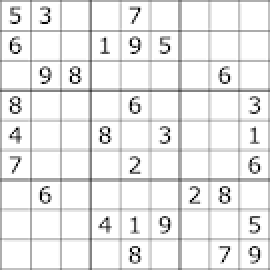
#> input picture images/suduko.png, 135 x 135 px (shown 2 times larger)
$ jupyter execute CornerDetection.ipynb   (shell and % lines are left out)
#> lines starting #> are read from the running program, lines starting #| are printed output that depends on the picture; after the words box and inside, x2 and y2 are one past the last pixel; in counts of white or black regions, pixels touching at a corner belong together
[cell 1]
import cv2
import numpy as np
import matplotlib.pyplot as plt

[cell 2]
suduko_img=cv2.imread("images/suduko.png")
#> suduko_img is the input picture: shape (135, 135, 3); min 0, max 255, mean 234.3
suduko_img=cv2.cvtColor(suduko_img,cv2.COLOR_BGR2RGB)

[cell 3]
suduko_gray_img=cv2.cvtColor(suduko_img,cv2.COLOR_BGR2GRAY)
plt.imshow(suduko_gray_img,cmap='gray')

[cell 4]
gray=np.float32(suduko_gray_img)

[cell 5]
###applying a herris corner detection algorithm
dst=cv2.cornerHarris(src=gray,blockSize=2,ksize=3,k=0.04)
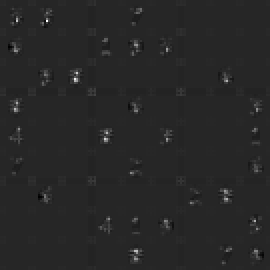
#> dst: shape (135, 135) float32 (shown 2 times larger); min -42895168, max 238194592, mean 1124340.2; drawn with min black and max white

[cell 6]
dst=cv2.dilate(dst,None)
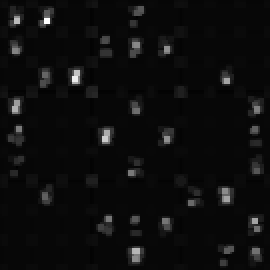
#> dst: shape (135, 135) float32 (shown 2 times larger); min -6948724, max 238194592, mean 6041571; drawn with min black and max white

[cell 7]
suduko_img[dst>0.01*dst.max()]=[255,0,0]
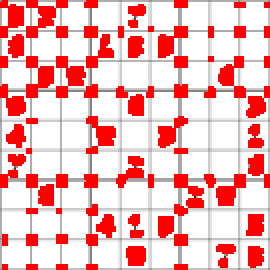
#> suduko_img: shape (135, 135, 3) (shown 2 times larger); mean R, G, B 244.5, 186.2, 186.2

[cell 8]
plt.imshow(suduko_img)

[cell 9]
###applying a Shi-Tomasi Algorithm

[cell 10]
suduko_img=cv2.imread("images/suduko.png")
suduko_img=cv2.cvtColor(suduko_img,cv2.COLOR_BGR2RGB)

[cell 11]
suduko_gray_img=cv2.cvtColor(suduko_img,cv2.COLOR_BGR2GRAY)
plt.imshow(suduko_gray_img,cmap='gray')

[cell 12]
corner=cv2.goodFeaturesToTrack(suduko_gray_img,81,0.01,10)
#> corner = 81 rows, first 8: [37, 39], [7, 54], [52, 69], [7, 24], [8, 9], [23, 9], [82, 24], [67, 125]

[cell 13]
corner=np.int0(corner)

[cell 14]
for i in corner:
    x,y=i.ravel()
    cv2.circle(suduko_img,(x,y),3,(255,0,0),-1)
#> this loop made 81 passes
#> (x, y) on passes 1 to 12: (37, 39), (7, 54), (52, 69), (7, 24), (8, 9), (23, 9), (82, 24), (67, 125), (112, 95), (82, 69), (127, 125), (69, 4)
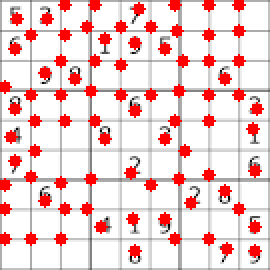
#> suduko_img: shape (135, 135, 3) (shown 2 times larger); 12.84% of pixels changed, all inside (x1, y1, x2, y2) = (0, 0, 132, 129)
